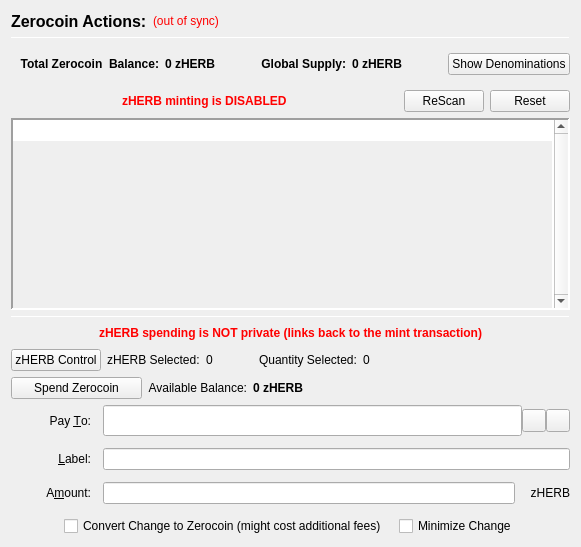
                  <widget class="QFrame" name="verticalFrameLeft">
                   <layout class="QVBoxLayout" name="verticalLayout_2">
                    <item>
                     <layout class="QVBoxLayout" name="verticalLayout_3">
                      <item>
                       <layout class="QHBoxLayout" name="horizontalLayout_3">
                        <item>
                         <widget class="QLabel" name="labelzHERBActions">
                          <property name="font">
                           <font>
                            <pointsize>12</pointsize>
                            <weight>75</weight>
                            <bold>true</bold>
                           </font>
                          </property>
                          <property name="text">
                           <string>Zerocoin Actions:</string>
                          </property>
                          <property name="alignment">
                           <set>Qt::AlignLeading|Qt::AlignLeft|Qt::AlignVCenter</set>
                          </property>
                         </widget>
                        </item>
                        <item>
                         <widget class="QLabel" name="labelzHERBSyncStatus">
                          <property name="toolTip">
                           <string>The displayed information may be out of date. Your wallet automatically synchronizes with the Herbcoin network after a connection is established, but this process has not completed yet.</string>
                          </property>
                          <property name="styleSheet">
                           <string notr="true">QLabel { color: red; }</string>
                          </property>
                          <property name="text">
                           <string notr="true">(out of sync)</string>
                          </property>
                          <property name="alignment">
                           <set>Qt::AlignLeading|Qt::AlignLeft|Qt::AlignVCenter</set>
                          </property>
                         </widget>
                        </item>
                        <item>
                         <spacer name="horizontalSpacer">
                          <property name="orientation">
                           <enum>Qt::Horizontal</enum>
                          </property>
                          <property name="sizeHint" stdset="0">
                           <size>
                            <width>40</width>
                            <height>20</height>
                           </size>
                          </property>
                         </spacer>
                        </item>
                       </layout>
                      </item>
                      <item>
                       <widget class="Line" name="lineUpperLeft">
                        <property name="minimumSize">
                         <size>
                          <width>0</width>
                          <height>1</height>
                         </size>
                        </property>
                        <property name="maximumSize">
                         <size>
                          <width>16777215</width>
                          <height>1</height>
                         </size>
                        </property>
                        <property name="frameShadow">
                         <enum>QFrame::Sunken</enum>
                        </property>
                        <property name="orientation">
                         <enum>Qt::Horizontal</enum>
                        </property>
                       </widget>
                      </item>
                      <item>
                       <widget class="QFrame" name="balanceSupplyFrame">
                        <layout class="QHBoxLayout" name="horizontalLayout_2" stretch="0,0,0,1,0">
                         <property name="rightMargin">
                          <number>0</number>
                         </property>
                         <item>
                          <layout class="QHBoxLayout" name="horizontalLayout_34">
                           <item>
                            <widget class="QLabel" name="labelzAvailableText_3">
                             <property name="font">
                              <font>
                               <weight>75</weight>
                               <bold>true</bold>
                              </font>
                             </property>
                             <property name="toolTip">
                              <string>Total Balance including unconfirmed and immature zHERB</string>
                             </property>
                             <property name="text">
                              <string>Total Zerocoin  Balance:</string>
                             </property>
                             <property name="alignment">
                              <set>Qt::AlignRight|Qt::AlignTrailing|Qt::AlignVCenter</set>
                             </property>
                            </widget>
                           </item>
                           <item>
                            <widget class="QLabel" name="labelzAvailableAmount_4">
                             <property name="minimumSize">
                              <size>
                               <width>40</width>
                               <height>0</height>
                              </size>
                             </property>
                             <property name="font">
                              <font>
                               <weight>75</weight>
                               <bold>true</bold>
                              </font>
                             </property>
                             <property name="toolTip">
                              <string>Total Balance including unconfirmed and immature zHERB</string>
                             </property>
                             <property name="text">
                              <string>0 zHERB</string>
                             </property>
                             <property name="alignment">
                              <set>Qt::AlignLeading|Qt::AlignLeft|Qt::AlignVCenter</set>
                             </property>
                            </widget>
                           </item>
                          </layout>
                         </item>
                         <item>
                          <spacer name="horizontalSpacer_32">
                           <property name="orientation">
                            <enum>Qt::Horizontal</enum>
                           </property>
                           <property name="sizeHint" stdset="0">
                            <size>
                             <width>40</width>
                             <height>20</height>
                            </size>
                           </property>
                          </spacer>
                         </item>
                         <item>
                          <layout class="QHBoxLayout" name="horizontalLayout_35">
                           <item>
                            <widget class="QLabel" name="labelZsupplyText_2">
                             <property name="font">
                              <font>
                               <weight>75</weight>
                               <bold>true</bold>
                              </font>
                             </property>
                             <property name="text">
                              <string>Global Supply:</string>
                             </property>
                             <property name="alignment">
                              <set>Qt::AlignRight|Qt::AlignTrailing|Qt::AlignVCenter</set>
                             </property>
                            </widget>
                           </item>
                           <item>
                            <widget class="QLabel" name="labelZsupplyAmount_2">
                             <property name="font">
                              <font>
                               <weight>75</weight>
                               <bold>true</bold>
                              </font>
                             </property>
                             <property name="text">
                              <string>0 zHERB</string>
                             </property>
                            </widget>
                           </item>
                          </layout>
                         </item>
                         <item>
                          <spacer name="horizontalSpacer_31">
                           <property name="orientation">
                            <enum>Qt::Horizontal</enum>
                           </property>
                           <property name="sizeHint" stdset="0">
                            <size>
                             <width>40</width>
                             <height>20</height>
                            </size>
                           </property>
                          </spacer>
                         </item>
                         <item>
                          <widget class="QPushButton" name="pushButtonShowDenoms">
                           <property name="toolTip">
                            <string>Show zHERB denominations list</string>
                           </property>
                           <property name="text">
                            <string>Show Denominations</string>
                           </property>
                          </widget>
                         </item>
                        </layout>
                       </widget>
                      </item>
                      <item>
                       <layout class="QHBoxLayout" name="horizontalLayout_4">
                        <item>
                         <spacer name="horizontalSpacer_2">
                          <property name="orientation">
                           <enum>Qt::Horizontal</enum>
                          </property>
                          <property name="sizeHint" stdset="0">
                           <size>
                            <width>40</width>
                            <height>20</height>
                           </size>
                          </property>
                         </spacer>
                        </item>
                        <item>
                         <widget class="QLabel" name="label">
                          <property name="styleSheet">
                           <string notr="true">color: red;
font-weight: bold;</string>
                          </property>
                          <property name="text">
                           <string>zHERB minting is DISABLED</string>
                          </property>
                         </widget>
                        </item>
                        <item>
                         <spacer name="horizontalSpacer_3">
                          <property name="orientation">
                           <enum>Qt::Horizontal</enum>
                          </property>
                          <property name="sizeHint" stdset="0">
                           <size>
                            <width>40</width>
                            <height>20</height>
                           </size>
                          </property>
                         </spacer>
                        </item>
                        <item>
                         <widget class="QPushButton" name="pushButtonMintReset">
                          <property name="maximumSize">
                           <size>
                            <width>80</width>
                            <height>16777215</height>
                           </size>
                          </property>
                          <property name="toolTip">
                           <string>Rescan the complete blockchain for  Zerocoin mints and their meta-data.</string>
                          </property>
                          <property name="text">
                           <string>ReScan</string>
                          </property>
                         </widget>
                        </item>
                        <item>
                         <widget class="QPushButton" name="pushButtonSpentReset">
                          <property name="maximumSize">
                           <size>
                            <width>80</width>
                            <height>16777215</height>
                           </size>
                          </property>
                          <property name="toolTip">
                           <string>Reset Zerocoin Wallet DB. Deletes transactions that did not make it into the blockchain.</string>
                          </property>
                          <property name="text">
                           <string>Reset</string>
                          </property>
                         </widget>
                        </item>
                       </layout>
                      </item>
                      <item>
                       <widget class="QPlainTextEdit" name="TEMintStatus">
                        <property name="font">
                         <font>
                          <pointsize>8</pointsize>
                         </font>
                        </property>
                        <property name="toolTip">
                         <string>Status and/or Mesages from the last Mint Action.</string>
                        </property>
                        <property name="frameShape">
                         <enum>QFrame::Panel</enum>
                        </property>
                        <property name="frameShadow">
                         <enum>QFrame::Sunken</enum>
                        </property>
                        <property name="lineWidth">
                         <number>2</number>
                        </property>
                        <property name="midLineWidth">
                         <number>2</number>
                        </property>
                        <property name="verticalScrollBarPolicy">
                         <enum>Qt::ScrollBarAlwaysOn</enum>
                        </property>
                        <property name="horizontalScrollBarPolicy">
                         <enum>Qt::ScrollBarAlwaysOff</enum>
                        </property>
                        <property name="readOnly">
                         <bool>true</bool>
                        </property>
                        <property name="plainText">
                         <string notr="true"/>
                        </property>
                        <property name="backgroundVisible">
                         <bool>true</bool>
                        </property>
                       </widget>
                      </item>
                      <item>
                       <widget class="Line" name="line">
                        <property name="minimumSize">
                         <size>
                          <width>0</width>
                          <height>1</height>
                         </size>
                        </property>
                        <property name="maximumSize">
                         <size>
                          <width>16777215</width>
                          <height>1</height>
                         </size>
                        </property>
                        <property name="orientation">
                         <enum>Qt::Horizontal</enum>
                        </property>
                       </widget>
                      </item>
                      <item>
                       <layout class="QHBoxLayout" name="horizontalLayout_7">
                        <item>
                         <spacer name="horizontalSpacer_18">
                          <property name="orientation">
                           <enum>Qt::Horizontal</enum>
                          </property>
                          <property name="sizeHint" stdset="0">
                           <size>
                            <width>40</width>
                            <height>20</height>
                           </size>
                          </property>
                         </spacer>
                        </item>
                        <item>
                         <widget class="QLabel" name="label_2">
                          <property name="styleSheet">
                           <string notr="true">color: red;
font-weight: bold;</string>
                          </property>
                          <property name="text">
                           <string>zHERB spending is NOT private (links back to the mint transaction)</string>
                          </property>
                         </widget>
                        </item>
                        <item>
                         <spacer name="horizontalSpacer_30">
                          <property name="orientation">
                           <enum>Qt::Horizontal</enum>
                          </property>
                          <property name="sizeHint" stdset="0">
                           <size>
                            <width>40</width>
                            <height>20</height>
                           </size>
                          </property>
                         </spacer>
                        </item>
                       </layout>
                      </item>
                      <item>
                       <layout class="QHBoxLayout" name="horizontalLayout_24">
                        <property name="leftMargin">
                         <number>0</number>
                        </property>
                        <property name="bottomMargin">
                         <number>0</number>
                        </property>
                        <item>
                         <widget class="QPushButton" name="pushButtonZPivControl">
                          <property name="text">
                           <string>zHERB Control</string>
                          </property>
                         </widget>
                        </item>
                        <item>
                         <widget class="QLabel" name="labelzPivSelected">
                          <property name="text">
                           <string>zHERB Selected:</string>
                          </property>
                         </widget>
                        </item>
                        <item>
                         <widget class="QLabel" name="labelzPivSelected_int">
                          <property name="text">
                           <string>0</string>
                          </property>
                         </widget>
                        </item>
                        <item>
                         <spacer name="horizontalSpacer_17">
                          <property name="orientation">
                           <enum>Qt::Horizontal</enum>
                          </property>
                          <property name="sizeType">
                           <enum>QSizePolicy::Fixed</enum>
                          </property>
                          <property name="sizeHint" stdset="0">
                           <size>
                            <width>40</width>
                            <height>20</height>
                           </size>
                          </property>
                         </spacer>
                        </item>
                        <item>
                         <widget class="QLabel" name="labelQuantitySelected">
                          <property name="text">
                           <string>Quantity Selected:</string>
                          </property>
                         </widget>
                        </item>
                        <item>
                         <widget class="QLabel" name="labelQuantitySelected_int">
                          <property name="text">
                           <string>0</string>
                          </property>
                         </widget>
                        </item>
                        <item>
                         <spacer name="horizontalSpacer_19">
                          <property name="orientation">
                           <enum>Qt::Horizontal</enum>
                          </property>
                          <property name="sizeHint" stdset="0">
                           <size>
                            <width>40</width>
                            <height>20</height>
                           </size>
                          </property>
                         </spacer>
                        </item>
                       </layout>
                      </item>
                      <item>
                       <layout class="QHBoxLayout" name="horizontalLayout_6">
                        <item>
                         <widget class="QPushButton" name="pushButtonSpendzHERB">
                          <property name="minimumSize">
                           <size>
                            <width>131</width>
                            <height>0</height>
                           </size>
                          </property>
                          <property name="toolTip">
                           <string>Spend Zerocoin. Without 'Pay To:' address creates payments to yourself.</string>
                          </property>
                          <property name="text">
                           <string>Spend Zerocoin</string>
                          </property>
                         </widget>
                        </item>
                        <item>
                         <widget class="QLabel" name="labelzHERBBalanceText">
                          <property name="toolTip">
                           <string>Available (mature and spendable) zHERB for spending</string>
                          </property>
                          <property name="text">
                           <string>Available Balance:</string>
                          </property>
                          <property name="alignment">
                           <set>Qt::AlignRight|Qt::AlignTrailing|Qt::AlignVCenter</set>
                          </property>
                         </widget>
                        </item>
                        <item>
                         <widget class="QLabel" name="labelzAvailableAmount_2">
                          <property name="font">
                           <font>
                            <weight>75</weight>
                            <bold>true</bold>
                           </font>
                          </property>
                          <property name="toolTip">
                           <string>Available (mature and spendable) zHERB for spending

zHERB are mature when they have more than 20 confirmations AND more than 2 mints of the same denomination after them were minted</string>
                          </property>
                          <property name="text">
                           <string>0 zHERB</string>
                          </property>
                          <property name="alignment">
                           <set>Qt::AlignLeading|Qt::AlignLeft|Qt::AlignVCenter</set>
                          </property>
                         </widget>
                        </item>
                        <item>
                         <spacer name="horizontalSpacer_4">
                          <property name="orientation">
                           <enum>Qt::Horizontal</enum>
                          </property>
                          <property name="sizeHint" stdset="0">
                           <size>
                            <width>40</width>
                            <height>20</height>
                           </size>
                          </property>
                         </spacer>
                        </item>
                       </layout>
                      </item>
                      <item>
                       <layout class="QGridLayout" name="gridLayout_7">
                        <property name="spacing">
                         <number>12</number>
                        </property>
                        <item row="0" column="0">
                         <widget class="QLabel" name="payToLabel">
                          <property name="minimumSize">
                           <size>
                            <width>80</width>
                            <height>0</height>
                           </size>
                          </property>
                          <property name="text">
                           <string>Pay &amp;To:</string>
                          </property>
                          <property name="alignment">
                           <set>Qt::AlignRight|Qt::AlignTrailing|Qt::AlignVCenter</set>
                          </property>
                          <property name="buddy">
                           <cstring>payTo</cstring>
                          </property>
                         </widget>
                        </item>
                        <item row="0" column="1">
                         <layout class="QHBoxLayout" name="payToLayout">
                          <property name="spacing">
                           <number>0</number>
                          </property>
                          <item>
                           <widget class="QValidatedLineEdit" name="payTo">
                            <property name="enabled">
                             <bool>true</bool>
                            </property>
                            <property name="minimumSize">
                             <size>
                              <width>0</width>
                              <height>31</height>
                             </size>
                            </property>
                            <property name="toolTip">
                             <string>The Herbcoin address to send the payment to. Creates local payment to yourself when empty.</string>
                            </property>
                           </widget>
                          </item>
                          <item>
                           <widget class="QToolButton" name="addressBookButton">
                            <property name="toolTip">
                             <string>Choose previously used address</string>
                            </property>
                            <property name="text">
                             <string/>
                            </property>
                            <property name="icon">
                             <iconset resource="../herbcoin.qrc">
                              <normaloff>:/icons/address-book</normaloff>:/icons/address-book</iconset>
                            </property>
                            <property name="shortcut">
                             <string>Alt+A</string>
                            </property>
                           </widget>
                          </item>
                          <item>
                           <widget class="QToolButton" name="pasteButton">
                            <property name="toolTip">
                             <string>Paste address from clipboard</string>
                            </property>
                            <property name="text">
                             <string/>
                            </property>
                            <property name="icon">
                             <iconset resource="../herbcoin.qrc">
                              <normaloff>:/icons/editpaste</normaloff>:/icons/editpaste</iconset>
                            </property>
                            <property name="shortcut">
                             <string>Alt+P</string>
                            </property>
                           </widget>
                          </item>
                         </layout>
                        </item>
                        <item row="1" column="0">
                         <widget class="QLabel" name="labelLabel">
                          <property name="minimumSize">
                           <size>
                            <width>80</width>
                            <height>0</height>
                           </size>
                          </property>
                          <property name="text">
                           <string>&amp;Label:</string>
                          </property>
                          <property name="alignment">
                           <set>Qt::AlignRight|Qt::AlignTrailing|Qt::AlignVCenter</set>
                          </property>
                          <property name="buddy">
                           <cstring>addAsLabel</cstring>
                          </property>
                         </widget>
                        </item>
                        <item row="1" column="1">
                         <widget class="QLineEdit" name="addAsLabel">
                          <property name="toolTip">
                           <string>Enter a label for this address to add it to the list of used addresses</string>
                          </property>
                         </widget>
                        </item>
                        <item row="2" column="0">
                         <widget class="QLabel" name="amountLabel">
                          <property name="minimumSize">
                           <size>
                            <width>80</width>
                            <height>0</height>
                           </size>
                          </property>
                          <property name="text">
                           <string>A&amp;mount:</string>
                          </property>
                          <property name="alignment">
                           <set>Qt::AlignRight|Qt::AlignTrailing|Qt::AlignVCenter</set>
                          </property>
                          <property name="buddy">
                           <cstring>zHERBpayAmount</cstring>
                          </property>
                         </widget>
                        </item>
                        <item row="2" column="1">
                         <layout class="QHBoxLayout" name="horizontalLayout_9">
                          <property name="spacing">
                           <number>0</number>
                          </property>
                          <item>
                           <widget class="QLineEdit" name="zHERBpayAmount"/>
                          </item>
                          <item>
                           <widget class="QLabel" name="labelzHERB">
                            <property name="minimumSize">
                             <size>
                              <width>55</width>
                              <height>0</height>
                             </size>
                            </property>
                            <property name="text">
                             <string>zHERB</string>
                            </property>
                            <property name="alignment">
                             <set>Qt::AlignRight|Qt::AlignTrailing|Qt::AlignVCenter</set>
                            </property>
                           </widget>
                          </item>
                         </layout>
                        </item>
                        <item row="3" column="0" colspan="2">
                         <layout class="QHBoxLayout" name="horizontalLayout_10">
                          <item>
                           <spacer name="horizontalSpacer_5">
                            <property name="orientation">
                             <enum>Qt::Horizontal</enum>
                            </property>
                            <property name="sizeHint" stdset="0">
                             <size>
                              <width>40</width>
                              <height>20</height>
                             </size>
                            </property>
                           </spacer>
                          </item>
                          <item>
                           <widget class="QCheckBox" name="checkBoxMintChange">
                            <property name="sizePolicy">
                             <sizepolicy hsizetype="MinimumExpanding" vsizetype="Fixed">
                              <horstretch>0</horstretch>
                              <verstretch>0</verstretch>
                             </sizepolicy>
                            </property>
                            <property name="layoutDirection">
                             <enum>Qt::LeftToRight</enum>
                            </property>
                            <property name="text">
                             <string>Convert Change to Zerocoin (might cost additional fees)</string>
                            </property>
                           </widget>
                          </item>
                          <item>
                           <widget class="QCheckBox" name="checkBoxMinimizeChange">
                            <property name="toolTip">
                             <string>If checked, the wallet tries to minimize the returning change instead of minimizing the number of spent denominations.</string>
                            </property>
                            <property name="text">
                             <string>Minimize Change</string>
                            </property>
                           </widget>
                          </item>
                          <item>
                           <spacer name="horizontalSpacer_6">
                            <property name="orientation">
                             <enum>Qt::Horizontal</enum>
                            </property>
                            <property name="sizeHint" stdset="0">
                             <size>
                              <width>40</width>
                              <height>20</height>
                             </size>
                            </property>
                           </spacer>
                          </item>
                         </layout>
                        </item>
                       </layout>
                      </item>
                     </layout>
                    </item>
                   </layout>
                  </widget>
